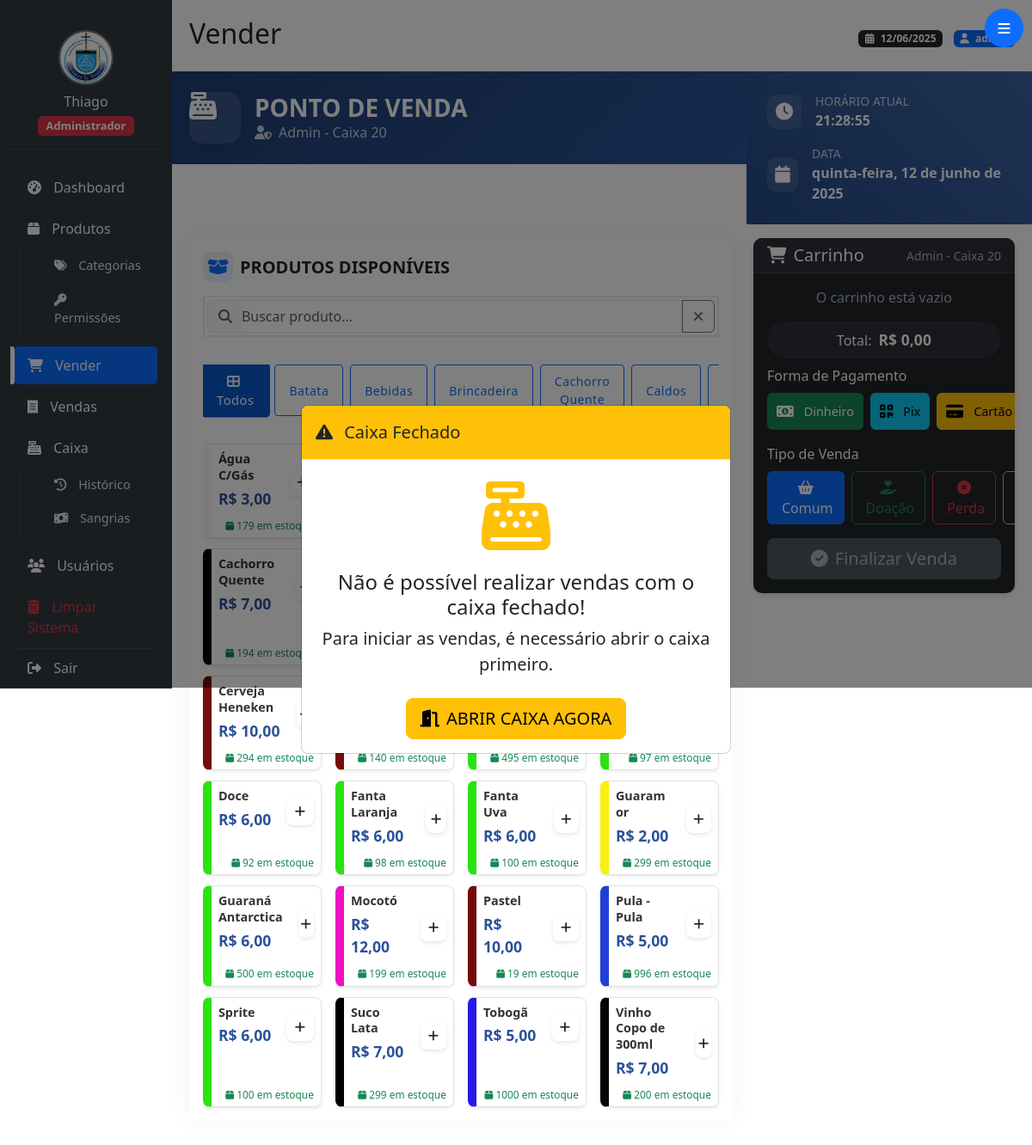
The page /vender.php (signed in) on the database its author committed.
### tables this page shows
CREATE TABLE IF NOT EXISTS `produtos` (
  `id` int(11) NOT NULL AUTO_INCREMENT,
  `nome` varchar(100) DEFAULT NULL,
  `preco` decimal(10,2) DEFAULT NULL,
  `quantidade_estoque` int(11) DEFAULT NULL,
  `categoria_id` int(11) DEFAULT NULL,
  `cor` varchar(7) DEFAULT '#eeeeee',
  PRIMARY KEY (`id`),
  KEY `fk_produto_categoria` (`categoria_id`),
  CONSTRAINT `fk_produto_categoria` FOREIGN KEY (`categoria_id`) REFERENCES `categorias` (`id`) ON DELETE SET NULL
);

### vender.php (the view, shortened to what this page needs)
<?php
require_once 'db.php';
if ($_SESSION['nivel'] === 'administrador') {
    $sql = "SELECT p.*, c.nome as categoria_nome
            FROM produtos p
            LEFT JOIN categorias c ON p.categoria_id = c.id
            ORDER BY p.nome";
    $result = mysqli_query($conn, $sql);
}
include 'header.php';
?>
<div class="header-section mb-3">
    <div class="row g-0">
        <div class="col-md-8">
            <div class="main-header p-4 p-mobile-2 rounded-start" style="background: linear-gradient(135deg, #1e3c72 0%, #2a5298 100%);">
                <div class="d-flex align-items-center">
                    <div class="header-icon me-3 d-none d-sm-block">
                        <i class="fas fa-cash-register fa-2x text-white"></i>
                    </div>
                    <div class="text-white">
                        <h3 class="mb-0 fw-bold h3-mobile">PONTO DE VENDA</h3>
                        <p class="mb-0 opacity-75 small-mobile">
                            <?php if($_SESSION['nivel'] === 'administrador'): ?>
                                <i class="fas fa-user-shield me-1"></i> Admin - Caixa <?php echo $_SESSION['caixa_numero']; ?>
                            <?php else: ?>
                                <i class="fas fa-cash-register me-1"></i> Operador - Caixa <?php echo $_SESSION['caixa_numero']; ?>
                            <?php endif; ?>
                        </p>
                    </div>
                </div>
            </div>
        </div>
        <div class="col-md-4">
            <div class="stats-header h-100 p-4 p-mobile-2 rounded-end" style="background: #2a5298;">
                <div class="d-flex flex-column justify-content-center h-100">
                    <div class="stat-item mb-2 mb-md-3">
                        <div class="d-flex align-items-center">
                            <div class="stat-icon me-2 me-md-3">
                                <i class="fas fa-clock fa-lg text-white"></i>
                            </div>
                            <div>
                                <small class="text-white opacity-75 d-block small-mobile">HORÁRIO ATUAL</small>
                                <span id="current-time" class="text-white fw-bold time-mobile"></span>
                            </div>
                        </div>
                    </div>
                    <div class="stat-item">
                        <div class="d-flex align-items-center">
                            <div class="stat-icon me-2 me-md-3">
                                <i class="fas fa-calendar fa-lg text-white"></i>
                            </div>
                            <div>
                                <small class="text-white opacity-75 d-block small-mobile">DATA</small>
                                <span id="current-date" class="text-white fw-bold date-mobile"></span>
                            </div>
                        </div>
                    </div>
                </div>
            </div>
        </div>
    </div>
</div>
<button type="button" class="btn btn-primary rounded-circle position-fixed d-lg-none" id="menu-button" style="top: 10px; right: 10px; width: 45px; height: 45px; z-index: 9999; display: flex !important; align-items: center; justify-content: center;">
    <i class="fas fa-bars"></i>
</button>
<div class="row">
    <div class="col-lg-8 order-2 order-lg-1">
        <div class="card mb-4 products-container shadow">
            <div class="card-header bg-white border-bottom-0 py-3">
                <div class="d-flex justify-content-between align-items-center mb-3">
                    <h5 class="card-title mb-0 d-flex align-items-center">
                        <span class="header-icon-sm me-2 d-flex align-items-center justify-content-center">
                            <i class="fas fa-box-open text-primary"></i>
                        </span>
                        <span class="fw-bold">PRODUTOS DISPONÍVEIS</span>
                    </h5>
                </div>
                <div class="search-container">
                    <div class="input-group">
                        <span class="input-group-text bg-light border-end-0">
                            <i class="fas fa-search text-muted"></i>
                        </span>
                        <input type="text" class="form-control border-start-0 ps-0" id="search-product" placeholder="Buscar produto...">
                        <button class="btn btn-outline-secondary d-none d-md-block" type="button" id="clear-search">
                            <i class="fas fa-times"></i>
                        </button>
                    </div>
                </div>
            </div>
            <div class="card-body">
                <div class="categories-filter d-flex flex-nowrap overflow-auto mb-4 pb-2">
                    <button class="btn btn-sm btn-primary me-2 category-btn active" data-category="todos">
                        <i class="fas fa-th-large me-1"></i>Todos
                    </button>
                    <?php
                    if ($_SESSION['nivel'] === 'administrador') {
                        $sql_categorias = "SELECT DISTINCT c.nome as categoria
                                         FROM produtos p
                                         INNER JOIN categorias c ON p.categoria_id = c.id
                                         WHERE p.quantidade_estoque > 0
                                         ORDER BY c.nome";
                        $result_categorias = mysqli_query($conn, $sql_categorias);
                    }
                    while($cat = mysqli_fetch_assoc($result_categorias)) {
                        echo '<button class="btn btn-sm btn-outline-primary me-2 category-btn"
                                 data-category="' . strtolower($cat['categoria']) . '">' .
                                 $cat['categoria'] . '</button>';
                    }
                    ?>
                </div>
                <div class="row g-3" id="products-container">
                    <?php if (mysqli_num_rows($result) > 0): ?>
                        <?php while($row = mysqli_fetch_assoc($result)): ?>
                            <div class="col-12 col-md-4 col-xl-3 product-item"
                                 data-name="<?php echo strtolower($row['nome']); ?>"
                                 data-category="<?php echo strtolower($row['categoria_nome'] ?? ''); ?>">
                                <div class="card h-100 product-card shadow-sm <?php echo ($row['quantidade_estoque'] <= 0) ? 'out-of-stock' : 'product-card-clickable'; ?>"
                                     style="border-left: 10px solid <?php echo $row['cor'] ?? '#eeeeee'; ?>; border-top: 1px solid #dee2e6; border-right: 1px solid #dee2e6; border-bottom: 1px solid #dee2e6;"
                                     <?php if ($row['quantidade_estoque'] > 0): ?>
                                     data-id="<?php echo $row['id']; ?>"
                                     data-nome="<?php echo htmlspecialchars($row['nome']); ?>"
                                     data-preco="<?php echo $row['preco']; ?>"
                                     data-estoque="<?php echo $row['quantidade_estoque']; ?>"
                                     <?php endif; ?>>
                                    <div class="card-body p-3">
                                        <div class="d-flex justify-content-between align-items-center">
                                            <div class="product-info flex-grow-1 me-3">
                                                <h6 class="product-name mb-1"><?php echo $row['nome']; ?></h6>
                                                <div class="price-tag fw-bold text-primary">R$ <?php echo number_format($row['preco'], 2, ',', '.'); ?></div>
                                                <?php if ($row['quantidade_estoque'] > 0): ?>
                                                    <div class="stock-info mt-1">
                                                        <small class="<?php echo $row['quantidade_estoque'] <= 5 ? 'text-danger' :
                                                            ($row['quantidade_estoque'] <= 10 ? 'text-warning' : 'text-success'); ?>">
                                                            <i class="fas fa-box"></i> <?php echo $row['quantidade_estoque']; ?> em estoque
                                                        </small>
                                                    </div>
                                                <?php endif; ?>
                                            </div>
                                            <?php if ($row['quantidade_estoque'] <= 0): ?>
                                                <span class="stock-badge bg-danger">
                                                    <i class="fas fa-ban"></i>
                                                </span>
                                            <?php else: ?>
                                                <button type="button"
                                                    class="btn add-product-btn mobile-square-btn add-product"
                                                    data-id="<?php echo $row['id']; ?>"
                                                    data-nome="<?php echo htmlspecialchars($row['nome']); ?>"
                                                    data-preco="<?php echo $row['preco']; ?>"
                                                    data-estoque="<?php echo $row['quantidade_estoque']; ?>">
                                                    <i class="fas fa-plus"></i>
                                                </button>
                                            <?php endif; ?>
                                        </div>
                                    </div>
                                </div>
                            </div>
                        <?php endwhile; ?>
                    <?php endif; ?>
                </div>
            </div>
        </div>
    </div>
    <div class="col-lg-4 order-1 order-lg-2 mb-3" id="cart-container">
        <div class="card cart-card">
            <div class="card-header d-flex justify-content-between align-items-center">
                <h5 class="card-title mb-0">
                    <i class="fas fa-shopping-cart me-2"></i>Carrinho
                </h5>
                <div class="text-muted small">
                    <?php if($_SESSION['nivel'] === 'administrador'): ?>
                    Admin - Caixa <?php echo $_SESSION['caixa_numero']; ?>
                    <?php else: ?>
                    Caixa <?php echo $_SESSION['caixa_numero']; ?>
                    <?php endif; ?>
                </div>
            </div>
            <div class="card-body">
                <form id="cart-form" method="post" action="processar_venda.php">
                    <div id="cart-items" class="cart-items-container mb-3">
                        <p id="empty-cart" class="text-center">O carrinho está vazio</p>
                    </div>
                    <div class="total-section">
                        <div class="d-flex justify-content-center align-items-center bg-dark text-white p-2 rounded-pill">
                            <div class="d-flex align-items-center justify-content-center">
                                <span>Total:</span>
                                <span id="cart-total" class="fs-5 fw-bold ms-2">R$ 0,00</span>
                            </div>
                        </div>
                    </div>
                    <div class="mb-3">
                        <label class="form-label d-flex justify-content-between">
                            <span>Forma de Pagamento</span>
                        </label>
                        <div class="d-flex gap-2 payment-buttons">
                            <button type="button" class="btn btn-success flex-grow-1 payment-method-btn" data-method="Dinheiro">
                                <i class="fas fa-money-bill-alt"></i><span class="ms-1">Dinheiro</span>
                            </button>
                            <button type="button" class="btn btn-info flex-grow-1 payment-method-btn" data-method="Pix">
                                <i class="fas fa-qrcode"></i><span class="ms-1">Pix</span>
                            </button>
                            <button type="button" class="btn btn-warning flex-grow-1 payment-method-btn" data-method="Cartão">
                                <i class="fas fa-credit-card"></i><span class="ms-1">Cartão</span>
                            </button>
                        </div>
                    </div>
                    <?php if ($_SESSION['nivel'] === 'administrador'): ?>
                    <div class="mb-3">
                        <label class="form-label d-flex justify-content-between">
                            <span>Tipo de Venda</span>
                        </label>
                        <div class="d-flex gap-2 tipo-buttons">
                            <button type="button" class="btn btn-outline-primary flex-grow-1 tipo-venda-btn active" data-tipo="comum">
                                <i class="fas fa-shopping-basket"></i><span class="ms-1">Comum</span>
                            </button>
                            <button type="button" class="btn btn-outline-success flex-grow-1 tipo-venda-btn" data-tipo="doacao">
                                <i class="fas fa-hand-holding-heart"></i><span class="ms-1">Doação</span>
                            </button>
                            <button type="button" class="btn btn-outline-danger flex-grow-1 tipo-venda-btn" data-tipo="perda">
                                <i class="fas fa-times-circle"></i><span class="ms-1">Perda</span>
                            </button>
                            <button type="button" class="btn btn-outline-warning flex-grow-1 tipo-venda-btn" data-tipo="devolucao">
                            </button>
                        </div>
                    </div>
                    <?php endif; ?>
                    <button type="submit" class="btn btn-secondary w-100 btn-lg d-flex align-items-center justify-content-center gap-2" id="finalizar-venda" disabled>
                        <i class="fas fa-check-circle"></i> Finalizar Venda
                    </button>
                </form>
            </div>
        </div>
    </div>
</div>
<div class="position-fixed bottom-0 end-0 p-3" style="z-index: 1070;">
</div>
<div class="modal fade" id="caixaFechadoModal" data-bs-backdrop="static" data-bs-keyboard="false" tabindex="-1" aria-labelledby="caixaFechadoModalLabel" aria-hidden="true">
  <div class="modal-dialog modal-dialog-centered">
    <div class="modal-content">
      <div class="modal-header bg-warning">
        <h5 class="modal-title" id="caixaFechadoModalLabel">
            <i class="fas fa-exclamation-triangle me-2"></i> Caixa Fechado
        </h5>
      </div>
      <div class="modal-body text-center">
        <div class="display-1 text-warning mb-3">
          <i class="fas fa-cash-register"></i>
        </div>
        <h4>Não é possível realizar vendas com o caixa fechado!</h4>
        <p class="lead mb-4">Para iniciar as vendas, é necessário abrir o caixa primeiro.</p>
        <a href="controle_caixa.php" class="btn btn-lg btn-warning">
          <i class="fas fa-door-open me-2"></i>ABRIR CAIXA AGORA
        </a>
      </div>
    </div>
  </div>
</div>
<?php include 'footer.php'; ?>

### rows shown on the page
produtos: nome "Água C/Gás", preco "3,00", quantidade_estoque "179"
produtos: nome "Cachorro Quente", preco "7,00", quantidade_estoque "194"
produtos: nome "Cerveja Heneken", preco "10,00", quantidade_estoque "294"
produtos: quantidade_estoque "140"
produtos: quantidade_estoque "495"
produtos: quantidade_estoque "97"
produtos: nome "Doce", preco "6,00", quantidade_estoque "92"
produtos: nome "Fanta Laranja", preco "6,00", quantidade_estoque "98"
produtos: nome "Fanta Uva", preco "6,00", quantidade_estoque "100"
produtos: nome "Guaramor", preco "2,00", quantidade_estoque "299"
produtos: nome "Guaraná Antarctica", preco "6,00", quantidade_estoque "500"
produtos: nome "Mocotó", preco "12,00", quantidade_estoque "199"
produtos: nome "Pastel", preco "10,00", quantidade_estoque "19"
produtos: nome "Pula - Pula", preco "5,00", quantidade_estoque "996"
produtos: nome "Sprite", preco "6,00", quantidade_estoque "100"
produtos: nome "Suco Lata", preco "7,00", quantidade_estoque "299"
produtos: nome "Tobogã", preco "5,00", quantidade_estoque "1000"
produtos: nome "Vinho Copo de 300ml", preco "7,00", quantidade_estoque "200"

### other values the page prints
$_SESSION['usuario_nome'] "Thiago"
str_replace(['.php', '_'], ['', ' '], basename($_SERVER['PHP_SELF'])) "Vender"
$_SESSION['caixa_numero'] "20"
$cat['categoria'] "Batata"
$cat['categoria'] "Bebidas"
$cat['categoria'] "Brincadeira"
$cat['categoria'] "Cachorro Quente"
$cat['categoria'] "Caldos"
